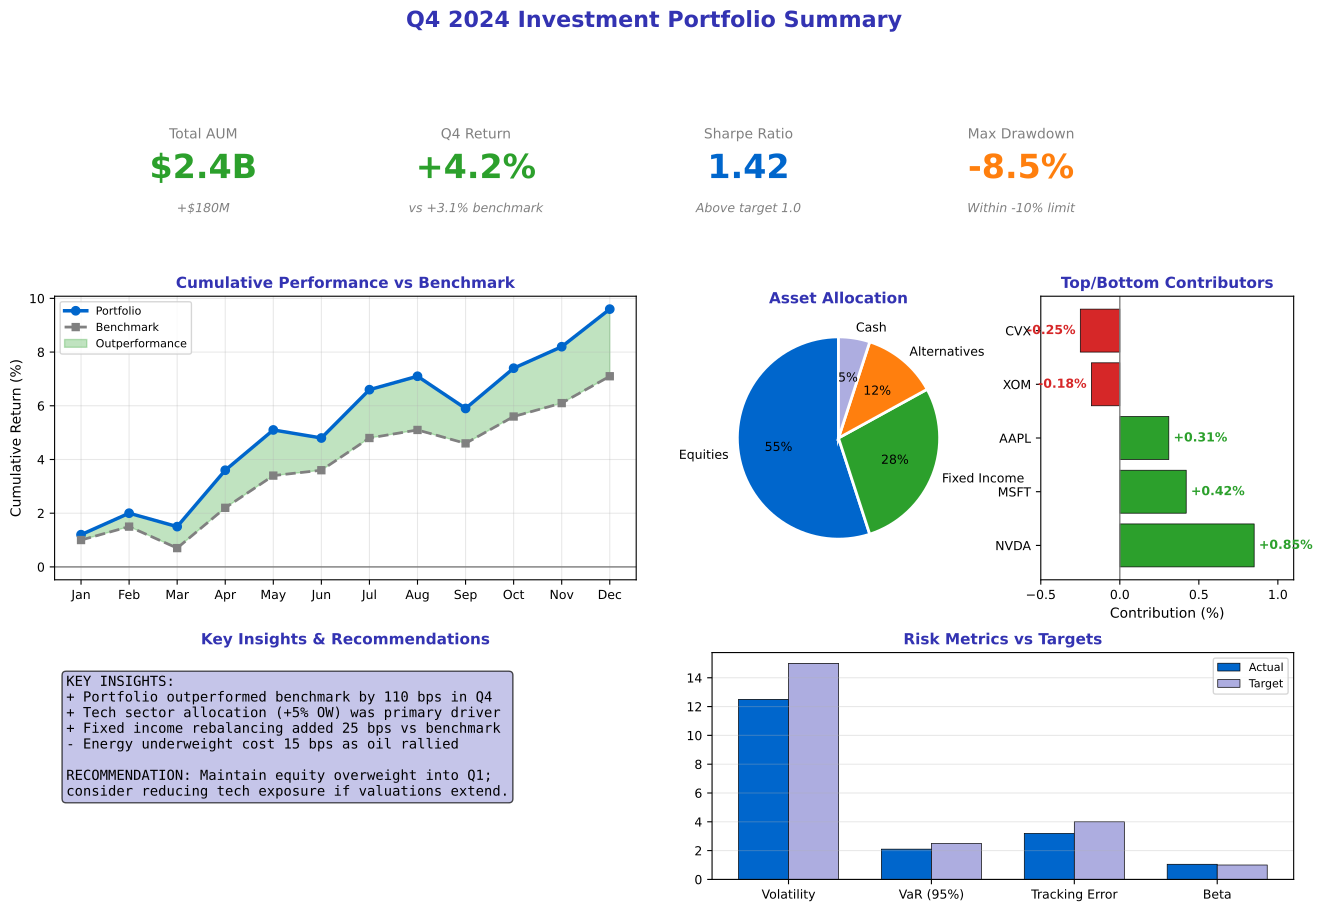

This figure's Python source:
"""Executive Summary - Dashboard-style summaries"""
import matplotlib.pyplot as plt
import matplotlib.gridspec as gridspec
import numpy as np
import pandas as pd
from pathlib import Path

plt.rcParams.update({
    'font.size': 10,
    'axes.labelsize': 10,
    'axes.titlesize': 11,
    'xtick.labelsize': 9,
    'ytick.labelsize': 9,
    'legend.fontsize': 9,
    'figure.figsize': (10, 6),
    'figure.dpi': 150
})

MLPURPLE = '#3333B2'
MLLAVENDER = '#ADADE0'
MLBLUE = '#0066CC'
MLORANGE = '#FF7F0E'
MLGREEN = '#2CA02C'
MLRED = '#D62728'

np.random.seed(42)

fig = plt.figure(figsize=(16, 10))
gs = gridspec.GridSpec(3, 4, figure=fig, hspace=0.35, wspace=0.3,
                       height_ratios=[0.4, 1, 0.8])

# Main title
fig.suptitle('Q4 2024 Investment Portfolio Summary', fontsize=16, fontweight='bold', color=MLPURPLE, y=0.98)

# Row 0: Key metrics (KPI cards style)
ax_kpi = fig.add_subplot(gs[0, :])
ax_kpi.axis('off')

# KPI data
kpis = [
    ('Total AUM', '$2.4B', '+$180M', MLGREEN),
    ('Q4 Return', '+4.2%', 'vs +3.1% benchmark', MLGREEN),
    ('Sharpe Ratio', '1.42', 'Above target 1.0', MLBLUE),
    ('Max Drawdown', '-8.5%', 'Within -10% limit', MLORANGE)
]

for i, (label, value, subtitle, color) in enumerate(kpis):
    x = 0.12 + i * 0.22
    ax_kpi.text(x, 0.75, label, fontsize=10, ha='center', color='gray')
    ax_kpi.text(x, 0.4, value, fontsize=24, ha='center', fontweight='bold', color=color)
    ax_kpi.text(x, 0.1, subtitle, fontsize=9, ha='center', color='gray', style='italic')

# Row 1, Col 0-1: Performance chart
ax_perf = fig.add_subplot(gs[1, :2])
months = ['Jan', 'Feb', 'Mar', 'Apr', 'May', 'Jun', 'Jul', 'Aug', 'Sep', 'Oct', 'Nov', 'Dec']
portfolio = np.cumsum([1.2, 0.8, -0.5, 2.1, 1.5, -0.3, 1.8, 0.5, -1.2, 1.5, 0.8, 1.4])
benchmark = np.cumsum([1.0, 0.5, -0.8, 1.5, 1.2, 0.2, 1.2, 0.3, -0.5, 1.0, 0.5, 1.0])

ax_perf.plot(months, portfolio, color=MLBLUE, linewidth=2.5, marker='o', markersize=6, label='Portfolio')
ax_perf.plot(months, benchmark, color='gray', linewidth=2, linestyle='--', marker='s', markersize=5, label='Benchmark')
ax_perf.fill_between(months, portfolio, benchmark,
                      where=[p > b for p, b in zip(portfolio, benchmark)],
                      alpha=0.3, color=MLGREEN, label='Outperformance')
ax_perf.axhline(0, color='gray', linewidth=1)
ax_perf.set_title('Cumulative Performance vs Benchmark', fontsize=11, fontweight='bold', color=MLPURPLE)
ax_perf.set_ylabel('Cumulative Return (%)', fontsize=10)
ax_perf.legend(fontsize=8, loc='upper left')
ax_perf.grid(alpha=0.3)

# Row 1, Col 2: Allocation pie
ax_alloc = fig.add_subplot(gs[1, 2])
sectors = ['Equities', 'Fixed Income', 'Alternatives', 'Cash']
weights = [55, 28, 12, 5]
colors_sec = [MLBLUE, MLGREEN, MLORANGE, MLLAVENDER]
wedges, texts, autotexts = ax_alloc.pie(weights, labels=sectors, colors=colors_sec,
                                         autopct='%1.0f%%', startangle=90,
                                         wedgeprops=dict(edgecolor='white', linewidth=2),
                                         textprops={'fontsize': 9})
ax_alloc.set_title('Asset Allocation', fontsize=11, fontweight='bold', color=MLPURPLE)

# Row 1, Col 3: Top/Bottom performers
ax_contrib = fig.add_subplot(gs[1, 3])
positions = ['NVDA', 'MSFT', 'AAPL', 'XOM', 'CVX']
contributions = [0.85, 0.42, 0.31, -0.18, -0.25]
colors_contrib = [MLGREEN if c > 0 else MLRED for c in contributions]

bars = ax_contrib.barh(positions, contributions, color=colors_contrib, edgecolor='black', linewidth=0.5)
ax_contrib.axvline(0, color='gray', linewidth=1)

for i, (pos, val) in enumerate(zip(positions, contributions)):
    ax_contrib.text(val + 0.03 if val > 0 else val - 0.03,
                    i, f'{val:+.2f}%',
                    va='center', ha='left' if val > 0 else 'right',
                    fontsize=9, fontweight='bold',
                    color=MLGREEN if val > 0 else MLRED)

ax_contrib.set_title('Top/Bottom Contributors', fontsize=11, fontweight='bold', color=MLPURPLE)
ax_contrib.set_xlabel('Contribution (%)', fontsize=10)
ax_contrib.set_xlim(-0.5, 1.1)

# Row 2: Key insights and action items
ax_insights = fig.add_subplot(gs[2, :2])
ax_insights.axis('off')

insights = '''KEY INSIGHTS:
+ Portfolio outperformed benchmark by 110 bps in Q4
+ Tech sector allocation (+5% OW) was primary driver
+ Fixed income rebalancing added 25 bps vs benchmark
- Energy underweight cost 15 bps as oil rallied

RECOMMENDATION: Maintain equity overweight into Q1;
consider reducing tech exposure if valuations extend.'''

ax_insights.text(0.02, 0.9, insights, transform=ax_insights.transAxes, fontsize=10,
                 verticalalignment='top', fontfamily='monospace',
                 bbox=dict(boxstyle='round', facecolor=MLLAVENDER, alpha=0.7))
ax_insights.set_title('Key Insights & Recommendations', fontsize=11, fontweight='bold', color=MLPURPLE)

# Row 2: Risk metrics
ax_risk = fig.add_subplot(gs[2, 2:])
metrics = ['Volatility', 'VaR (95%)', 'Tracking Error', 'Beta']
values = [12.5, 2.1, 3.2, 1.05]
targets = [15.0, 2.5, 4.0, 1.0]

x = np.arange(len(metrics))
width = 0.35

bars1 = ax_risk.bar(x - width/2, values, width, label='Actual', color=MLBLUE, edgecolor='black', linewidth=0.5)
bars2 = ax_risk.bar(x + width/2, targets, width, label='Target', color=MLLAVENDER, edgecolor='black', linewidth=0.5)

ax_risk.set_xticks(x)
ax_risk.set_xticklabels(metrics, fontsize=9)
ax_risk.set_title('Risk Metrics vs Targets', fontsize=11, fontweight='bold', color=MLPURPLE)
ax_risk.legend(fontsize=8)
ax_risk.grid(alpha=0.3, axis='y')

plt.savefig(Path(__file__).parent / 'chart.pdf', dpi=300, bbox_inches='tight')
plt.close()
